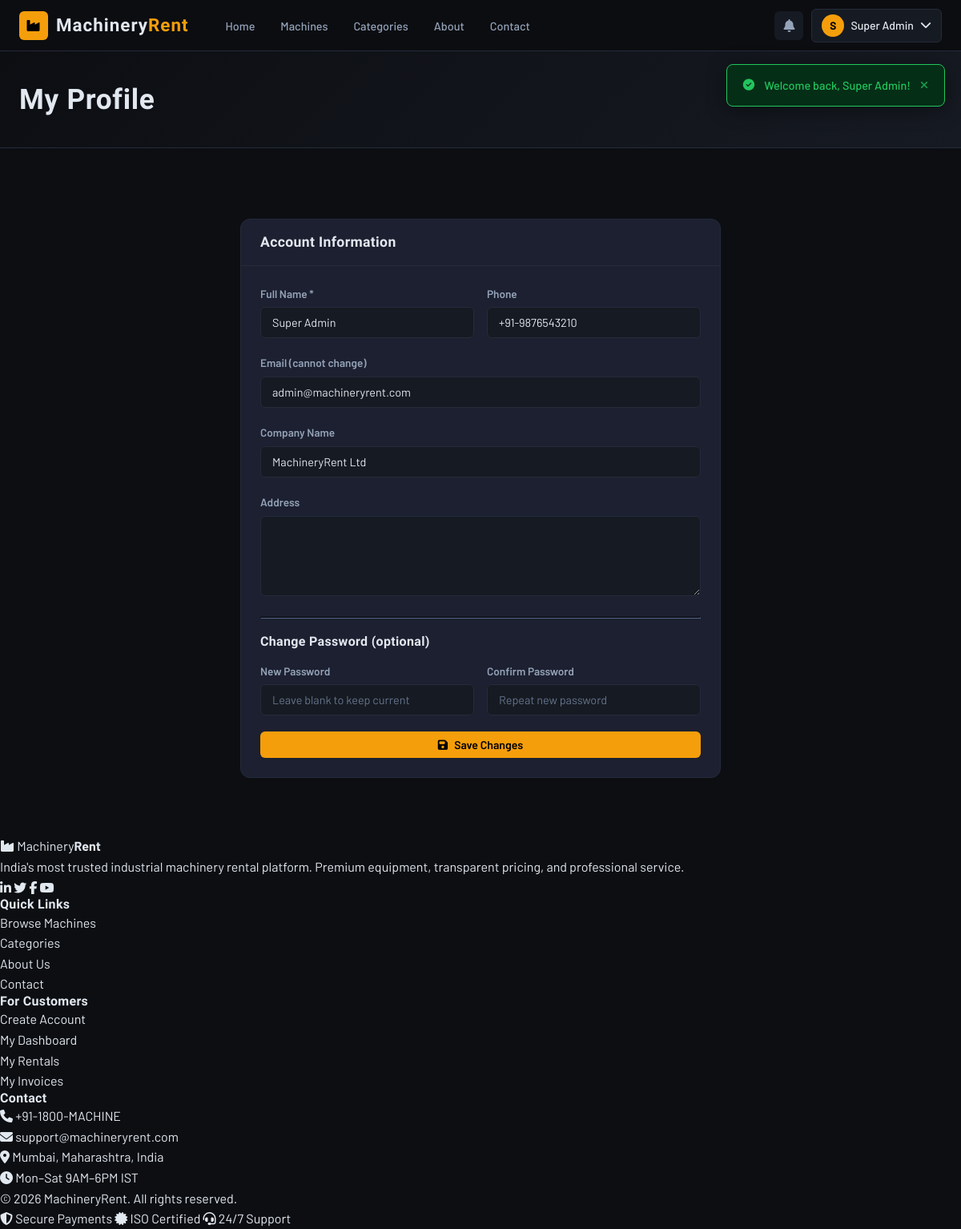
The app's page /profile.php (signed in) with its own data.
### tables this page shows
CREATE TABLE users (
    id INT AUTO_INCREMENT PRIMARY KEY,
    name VARCHAR(100) NOT NULL,
    email VARCHAR(150) UNIQUE NOT NULL,
    phone VARCHAR(20),
    password VARCHAR(255) NOT NULL,
    company_name VARCHAR(150),
    address TEXT,
    role ENUM('admin', 'customer') DEFAULT 'customer',
    status ENUM('active', 'inactive', 'banned') DEFAULT 'active',
    avatar VARCHAR(255),
    created_at TIMESTAMP DEFAULT CURRENT_TIMESTAMP,
    updated_at TIMESTAMP DEFAULT CURRENT_TIMESTAMP ON UPDATE CURRENT_TIMESTAMP
);

### profile.php (the view, shortened to what this page needs)
<?php
$db = getDB();
$uid = $_SESSION['user_id'];
$user = $db->prepare("SELECT * FROM users WHERE id=?"); $user->execute([$uid]); $user = $user->fetch();
?>
<?php include '../includes/header.php'; ?>
<main class="main-content">
<div class="page-header">
  <div class="container">
    <h1>My Profile</h1>
  </div>
</div>
<div class="container section-sm">
  <div style="max-width:600px;margin:0 auto;">
    <div class="panel">
      <div class="panel-header"><h3>Account Information</h3></div>
      <div class="panel-body">
        <form method="POST">
          <div class="form-row">
            <div class="form-group">
              <label class="form-label">Full Name *</label>
              <input type="text" name="name" class="form-control" required value="<?= htmlspecialchars($user['name']) ?>">
            </div>
            <div class="form-group">
              <label class="form-label">Phone</label>
              <input type="text" name="phone" class="form-control" value="<?= htmlspecialchars($user['phone'] ?? '') ?>">
            </div>
          </div>
          <div class="form-group">
            <label class="form-label">Email (cannot change)</label>
            <input type="email" class="form-control" value="<?= htmlspecialchars($user['email']) ?>" disabled>
          </div>
          <div class="form-group">
            <label class="form-label">Company Name</label>
            <input type="text" name="company_name" class="form-control" value="<?= htmlspecialchars($user['company_name'] ?? '') ?>">
          </div>
          <div class="form-group">
            <label class="form-label">Address</label>
            <textarea name="address" class="form-control" rows="3"><?= htmlspecialchars($user['address'] ?? '') ?></textarea>
          </div>
          <hr style="border-color:var(--border);margin:20px 0;">
          <h4 style="margin-bottom:16px;">Change Password (optional)</h4>
          <div class="form-row">
            <div class="form-group">
              <label class="form-label">New Password</label>
              <input type="password" name="new_password" class="form-control" placeholder="Leave blank to keep current">
            </div>
            <div class="form-group">
              <label class="form-label">Confirm Password</label>
              <input type="password" name="confirm_password" class="form-control" placeholder="Repeat new password">
            </div>
          </div>
          <button type="submit" class="btn btn-primary btn-full"><i class="fas fa-save"></i> Save Changes</button>
        </form>
      </div>
    </div>
  </div>
</div>
</main>
<?php include '../includes/footer.php'; ?>

### main.css (style rules this page uses)
:root { --bg: #0c0e12; --bg2: #111318; --surface: #161a22; --card: #1c2030; --border: #252b3b; --border2: #2e3650; --accent: #f59e0b; --accent-dark: #d97706; --accent-glow: rgba(245,158,11,0.15); --blue: #3b82f6; --green: #22c55e; --red: #ef4444; --orange: #f97316; --text: #e2e8f0; --text2: #94a3b8; --text3: #64748b; --radius: 8px; --shadow: 0 4px 24px rgba(0,0,0,0.4); --shadow-lg: 0 12px 48px rgba(0,0,0,0.6); }
* { margin:0; padding:0; box-sizing:border-box; }
html { scroll-behavior:smooth; }
body { background: var(--bg); color: var(--text); font-family: 'Barlow', sans-serif; font-weight: 400; line-height: 1.6; }
h1,h2,h3,h4,h5 { font-family: 'Barlow Condensed', sans-serif; font-weight: 700; letter-spacing: 0.02em; line-height: 1.15; }
.btn { display: inline-flex; align-items: center; gap: 8px; padding: 8px 20px; border-radius: 6px; font-family: 'Barlow', sans-serif; font-weight: 600; font-size: 0.88rem; cursor: pointer; border: none; transition: all 0.2s; white-space: nowrap; }
.btn-primary { background: var(--accent); color: #000; }
.btn-full { width:100%; justify-content:center; }
.main-content { min-height: 100vh; padding-top: 64px; }
.container { max-width: 1280px; margin: 0 auto; padding: 0 24px; }
.section-sm { padding: 48px 0; }
.form-group { margin-bottom: 20px; }
.form-label { display:block; font-size:0.85rem; font-weight:600; margin-bottom:6px; color:var(--text2); }
.form-control { width: 100%; padding: 10px 14px; background: var(--surface); border: 1px solid var(--border); border-radius: 6px; color: var(--text); font-family: 'Barlow', sans-serif; font-size: 0.9rem; transition: border-color 0.2s; }
.form-control::placeholder { color:var(--text3); }
textarea.form-control { resize:vertical; min-height:100px; }
.form-row { display:grid; grid-template-columns:repeat(2,1fr); gap:16px; }
.page-header { background: linear-gradient(135deg, var(--bg) 0%, var(--surface) 100%); border-bottom: 1px solid var(--border); padding: 40px 0; margin-bottom: 40px; }
.page-header h1 { font-size: 2.2rem; font-weight: 900; }
.panel { background: var(--card); border: 1px solid var(--border); border-radius: 12px; margin-bottom: 24px; }
.panel-header { padding: 18px 24px; border-bottom: 1px solid var(--border); display: flex; align-items: center; justify-content: space-between; }
.panel-header h3 { font-size: 1.1rem; font-weight: 700; }
.panel-body { padding: 24px; }

### records on screen
users: name "Super Admin", phone "+91-9876543210", email "admin@machineryrent.com", company_name "MachineryRent Ltd"

### other values on screen
$flash['message'] "Welcome back, Super Admin!"
substr($_SESSION['name'], 0, 1) "S"
$_SESSION['name'] "Super Admin"
